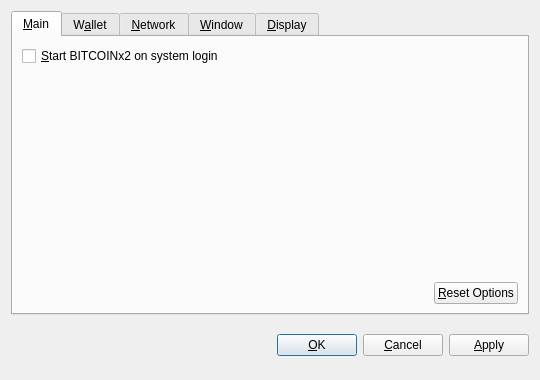
<?xml version="1.0" encoding="UTF-8"?>
<ui version="4.0">
 <class>OptionsDialog</class>
 <widget class="QDialog" name="OptionsDialog">
  <property name="geometry">
   <rect>
    <x>0</x>
    <y>0</y>
    <width>540</width>
    <height>380</height>
   </rect>
  </property>
  <property name="windowTitle">
   <string>Options</string>
  </property>
  <property name="modal">
   <bool>true</bool>
  </property>
  <layout class="QVBoxLayout" name="verticalLayout">
   <item>
    <widget class="QTabWidget" name="tabWidget">
     <property name="tabPosition">
      <enum>QTabWidget::North</enum>
     </property>
     <property name="currentIndex">
      <number>0</number>
     </property>
     <widget class="QWidget" name="tabMain">
      <attribute name="title">
       <string>&amp;Main</string>
      </attribute>
      <layout class="QVBoxLayout" name="verticalLayout_Main">
       <item>
        <widget class="QCheckBox" name="bitcoinAtStartup">
         <property name="toolTip">
          <string>Automatically start BITCOINx2 after logging in to the system.</string>
         </property>
         <property name="text">
          <string>&amp;Start BITCOINx2 on system login</string>
         </property>
        </widget>
       </item>
       <item>
        <spacer name="verticalSpacer_Main">
         <property name="orientation">
          <enum>Qt::Vertical</enum>
         </property>
         <property name="sizeHint" stdset="0">
          <size>
           <width>20</width>
           <height>40</height>
          </size>
         </property>
        </spacer>
       </item>
       <item>
        <layout class="QHBoxLayout" name="horizontalLayout_2_Main">
         <item>
          <spacer name="horizontalSpacer_2_Main">
           <property name="orientation">
            <enum>Qt::Horizontal</enum>
           </property>
           <property name="sizeHint" stdset="0">
            <size>
             <width>40</width>
             <height>20</height>
            </size>
           </property>
          </spacer>
         </item>
         <item>
          <widget class="QPushButton" name="resetButton">
           <property name="toolTip">
            <string>Reset all client options to default.</string>
           </property>
           <property name="text">
            <string>&amp;Reset Options</string>
           </property>
           <property name="autoDefault">
            <bool>false</bool>
           </property>
          </widget>
         </item>
        </layout>
       </item>
      </layout>
     </widget>
     <widget class="QWidget" name="tabWallet">
      <attribute name="title">
       <string>W&amp;allet</string>
      </attribute>
      <layout class="QVBoxLayout" name="verticalLayout_Network">
       <item>
        <widget class="QLabel" name="transactionFeeInfoLabel">
         <property name="text">
          <string>Optional transaction fee per kB that helps make sure your transactions are processed quickly. Most transactions are 1 kB.</string>
         </property>
         <property name="textFormat">
          <enum>Qt::PlainText</enum>
         </property>
         <property name="wordWrap">
          <bool>true</bool>
         </property>
        </widget>
       </item>
       <item>
        <layout class="QHBoxLayout" name="horizontalLayout_1_Main">
         <item>
          <widget class="QLabel" name="transactionFeeLabel">
           <property name="text">
            <string>Pay transaction &amp;fee</string>
           </property>
           <property name="textFormat">
            <enum>Qt::PlainText</enum>
           </property>
           <property name="buddy">
            <cstring>transactionFee</cstring>
           </property>
          </widget>
         </item>
         <item>
          <widget class="BitcoinAmountField" name="transactionFee"/>
         </item>
         <item>
          <spacer name="horizontalSpacer_1_Main">
           <property name="orientation">
            <enum>Qt::Horizontal</enum>
           </property>
           <property name="sizeHint" stdset="0">
            <size>
             <width>40</width>
             <height>20</height>
            </size>
           </property>
          </spacer>
         </item>
        </layout>
       </item>
       <item>
        <widget class="QLabel" name="label">
         <property name="text">
          <string>If you disable the spending of unconfirmed change, the change from a transaction cannot be used until that transaction has at least one confirmation. This also affects how your balance is computed.</string>
         </property>
         <property name="wordWrap">
          <bool>true</bool>
         </property>
        </widget>
       </item>
       <item>
        <widget class="QCheckBox" name="spendZeroConfChange">
         <property name="text">
          <string>Spend unconfirmed change  (experts only)</string>
         </property>
        </widget>
       </item>
       <item>
        <spacer name="verticalSpacer">
         <property name="orientation">
          <enum>Qt::Vertical</enum>
         </property>
         <property name="sizeHint" stdset="0">
          <size>
           <width>20</width>
           <height>40</height>
          </size>
         </property>
        </spacer>
       </item>
      </layout>
     </widget>
     <widget class="QWidget" name="tabNetwork">
      <attribute name="title">
       <string>&amp;Network</string>
      </attribute>
      <layout class="QVBoxLayout" name="verticalLayout_Network">
       <item>
        <widget class="QCheckBox" name="mapPortUpnp">
         <property name="toolTip">
          <string>Automatically open the BITCOINx2 client port on the router. This only works when your router supports UPnP and it is enabled.</string>
         </property>
         <property name="text">
          <string>Map port using &amp;UPnP</string>
         </property>
        </widget>
       </item>
       <item>
        <widget class="QCheckBox" name="connectSocks">
         <property name="toolTip">
          <string>Connect to the BITCOINx2 network through a SOCKS proxy (e.g. when connecting through Tor).</string>
         </property>
         <property name="text">
          <string>&amp;Connect through SOCKS proxy:</string>
         </property>
        </widget>
       </item>
       <item>
        <layout class="QHBoxLayout" name="horizontalLayout_Network">
         <item>
          <widget class="QLabel" name="proxyIpLabel">
           <property name="text">
            <string>Proxy &amp;IP:</string>
           </property>
           <property name="textFormat">
            <enum>Qt::PlainText</enum>
           </property>
           <property name="buddy">
            <cstring>proxyIp</cstring>
           </property>
          </widget>
         </item>
         <item>
          <widget class="QValidatedLineEdit" name="proxyIp">
           <property name="maximumSize">
            <size>
             <width>140</width>
             <height>16777215</height>
            </size>
           </property>
           <property name="toolTip">
            <string>IP address of the proxy (e.g. 127.0.0.1)</string>
           </property>
          </widget>
         </item>
         <item>
          <widget class="QLabel" name="proxyPortLabel">
           <property name="text">
            <string>&amp;Port:</string>
           </property>
           <property name="textFormat">
            <enum>Qt::PlainText</enum>
           </property>
           <property name="buddy">
            <cstring>proxyPort</cstring>
           </property>
          </widget>
         </item>
         <item>
          <widget class="QLineEdit" name="proxyPort">
           <property name="maximumSize">
            <size>
             <width>55</width>
             <height>16777215</height>
            </size>
           </property>
           <property name="toolTip">
            <string>Port of the proxy (e.g. 9050)</string>
           </property>
          </widget>
         </item>
         <item>
          <widget class="QLabel" name="socksVersionLabel">
           <property name="text">
            <string>SOCKS &amp;Version:</string>
           </property>
           <property name="textFormat">
            <enum>Qt::PlainText</enum>
           </property>
           <property name="buddy">
            <cstring>socksVersion</cstring>
           </property>
          </widget>
         </item>
         <item>
          <widget class="QValueComboBox" name="socksVersion">
           <property name="toolTip">
            <string>SOCKS version of the proxy (e.g. 5)</string>
           </property>
          </widget>
         </item>
         <item>
          <spacer name="horizontalSpacer_Network">
           <property name="orientation">
            <enum>Qt::Horizontal</enum>
           </property>
           <property name="sizeHint" stdset="0">
            <size>
             <width>40</width>
             <height>20</height>
            </size>
           </property>
          </spacer>
         </item>
        </layout>
       </item>
       <item>
        <spacer name="verticalSpacer_Network">
         <property name="orientation">
          <enum>Qt::Vertical</enum>
         </property>
         <property name="sizeHint" stdset="0">
          <size>
           <width>20</width>
           <height>40</height>
          </size>
         </property>
        </spacer>
       </item>
      </layout>
     </widget>
     <widget class="QWidget" name="tabWindow">
      <attribute name="title">
       <string>&amp;Window</string>
      </attribute>
      <layout class="QVBoxLayout" name="verticalLayout_Window">
       <item>
        <widget class="QCheckBox" name="minimizeToTray">
         <property name="toolTip">
          <string>Show only a tray icon after minimizing the window.</string>
         </property>
         <property name="text">
          <string>&amp;Minimize to the tray instead of the taskbar</string>
         </property>
        </widget>
       </item>
       <item>
        <widget class="QCheckBox" name="minimizeOnClose">
         <property name="toolTip">
          <string>Minimize instead of exit the application when the window is closed. When this option is enabled, the application will be closed only after selecting Quit in the menu.</string>
         </property>
         <property name="text">
          <string>M&amp;inimize on close</string>
         </property>
        </widget>
       </item>
       <item>
        <spacer name="verticalSpacer_Window">
         <property name="orientation">
          <enum>Qt::Vertical</enum>
         </property>
         <property name="sizeHint" stdset="0">
          <size>
           <width>20</width>
           <height>40</height>
          </size>
         </property>
        </spacer>
       </item>
      </layout>
     </widget>
     <widget class="QWidget" name="tabDisplay">
      <attribute name="title">
       <string>&amp;Display</string>
      </attribute>
      <layout class="QVBoxLayout" name="verticalLayout_Display">
       <item>
        <layout class="QHBoxLayout" name="horizontalLayout_1_Display">
         <item>
          <widget class="QLabel" name="langLabel">
           <property name="text">
            <string>User Interface &amp;language:</string>
           </property>
           <property name="textFormat">
            <enum>Qt::PlainText</enum>
           </property>
           <property name="buddy">
            <cstring>lang</cstring>
           </property>
          </widget>
         </item>
         <item>
          <widget class="QValueComboBox" name="lang">
           <property name="toolTip">
            <string>The user interface language can be set here. This setting will take effect after restarting BITCOINx2.</string>
           </property>
          </widget>
         </item>
        </layout>
       </item>
       <item>
        <layout class="QHBoxLayout" name="horizontalLayout_2_Display">
         <item>
          <widget class="QLabel" name="unitLabel">
           <property name="text">
            <string>&amp;Unit to show amounts in:</string>
           </property>
           <property name="textFormat">
            <enum>Qt::PlainText</enum>
           </property>
           <property name="buddy">
            <cstring>unit</cstring>
           </property>
          </widget>
         </item>
         <item>
          <widget class="QValueComboBox" name="unit">
           <property name="toolTip">
            <string>Choose the default subdivision unit to show in the interface and when sending coins.</string>
           </property>
          </widget>
         </item>
        </layout>
       </item>
       <item>
        <widget class="QCheckBox" name="displayAddresses">
         <property name="toolTip">
          <string>Whether to show BITCOINx2 addresses in the transaction list or not.</string>
         </property>
         <property name="text">
          <string>&amp;Display addresses in transaction list</string>
         </property>
        </widget>
       </item>
       <item>
        <widget class="QCheckBox" name="coinControlFeatures">
         <property name="toolTip">
          <string>Whether to show coin control features or not.</string>
         </property>
         <property name="text">
          <string>Display coin &amp;control features (experts only!)</string>
         </property>
        </widget>
       </item>
       <item>
        <spacer name="verticalSpacer_Display">
         <property name="orientation">
          <enum>Qt::Vertical</enum>
         </property>
         <property name="sizeHint" stdset="0">
          <size>
           <width>20</width>
           <height>40</height>
          </size>
         </property>
        </spacer>
       </item>
      </layout>
     </widget>
    </widget>
   </item>
   <item>
    <layout class="QHBoxLayout" name="horizontalLayout_Buttons">
     <item>
      <spacer name="horizontalSpacer_1">
       <property name="orientation">
        <enum>Qt::Horizontal</enum>
       </property>
       <property name="sizeHint" stdset="0">
        <size>
         <width>40</width>
         <height>48</height>
        </size>
       </property>
      </spacer>
     </item>
     <item>
      <widget class="QLabel" name="statusLabel">
       <property name="font">
        <font>
         <weight>75</weight>
         <bold>true</bold>
        </font>
       </property>
       <property name="text">
        <string/>
       </property>
       <property name="textFormat">
        <enum>Qt::PlainText</enum>
       </property>
       <property name="wordWrap">
        <bool>true</bool>
       </property>
      </widget>
     </item>
     <item>
      <spacer name="horizontalSpacer_2">
       <property name="orientation">
        <enum>Qt::Horizontal</enum>
       </property>
       <property name="sizeHint" stdset="0">
        <size>
         <width>40</width>
         <height>48</height>
        </size>
       </property>
      </spacer>
     </item>
     <item>
      <widget class="QPushButton" name="okButton">
       <property name="text">
        <string>&amp;OK</string>
       </property>
      </widget>
     </item>
     <item>
      <widget class="QPushButton" name="cancelButton">
       <property name="text">
        <string>&amp;Cancel</string>
       </property>
       <property name="autoDefault">
        <bool>false</bool>
       </property>
      </widget>
     </item>
     <item>
      <widget class="QPushButton" name="applyButton">
       <property name="text">
        <string>&amp;Apply</string>
       </property>
       <property name="autoDefault">
        <bool>false</bool>
       </property>
      </widget>
     </item>
    </layout>
   </item>
  </layout>
 </widget>
 <customwidgets>
  <customwidget>
   <class>BitcoinAmountField</class>
   <extends>QSpinBox</extends>
   <header>bitcoinamountfield.h</header>
  </customwidget>
  <customwidget>
   <class>QValueComboBox</class>
   <extends>QComboBox</extends>
   <header>qvaluecombobox.h</header>
  </customwidget>
  <customwidget>
   <class>QValidatedLineEdit</class>
   <extends>QLineEdit</extends>
   <header>qvalidatedlineedit.h</header>
  </customwidget>
 </customwidgets>
 <resources/>
 <connections/>
</ui>
